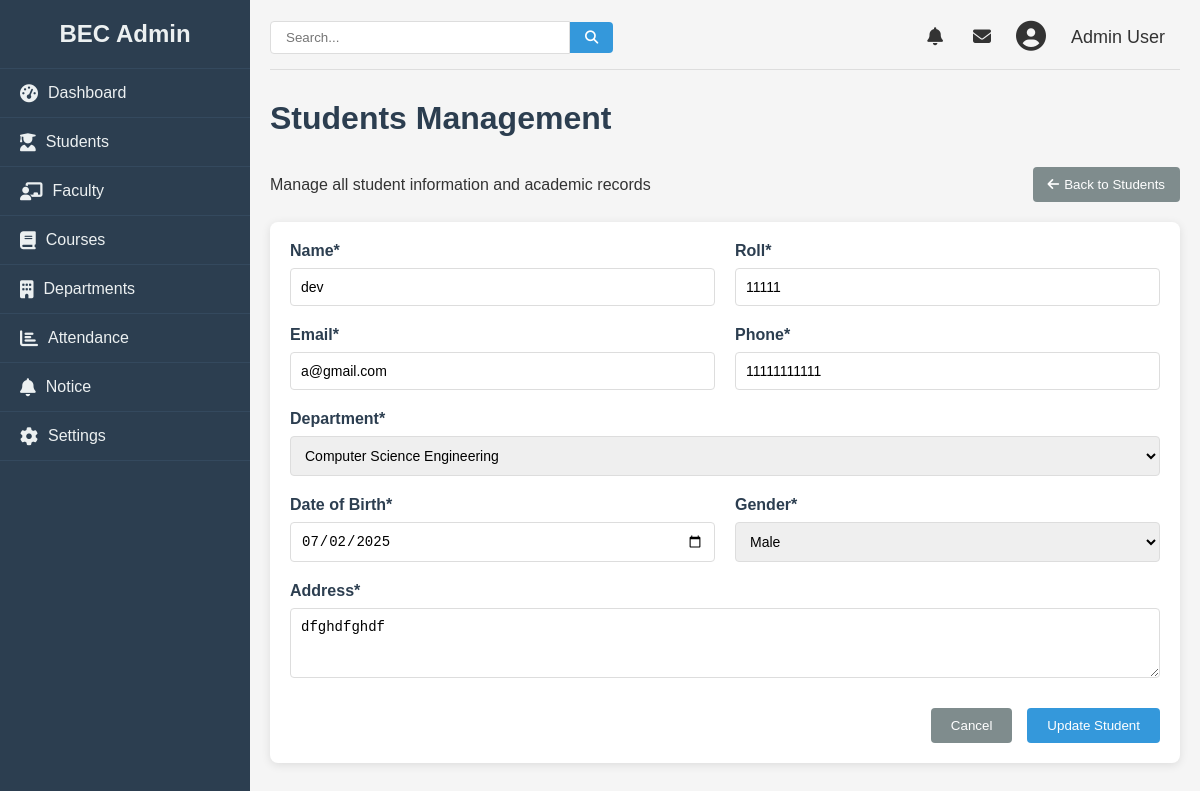
The app's page /admin/update/student/1 with its own data.
### college/model.py (models this page shows, shortened)
class Student(db.Model):
    id = db.Column(db.Integer, primary_key=True)
    name = db.Column(db.String(100), nullable=False)
    roll = db.Column(db.Integer, nullable=False)
    email = db.Column(db.String(100), unique=True, nullable=False)
    phone = db.Column(db.Integer, nullable=False)
    semester = db.Column(db.Integer, db.ForeignKey('semester.id'), nullable=False)
    dob = db.Column(db.Date, nullable=False)
    gender = db.Column(db.String, nullable=False)
    department = db.Column(db.String, nullable=False)
    address = db.Column(db.String, nullable=False)

### college/admin/update.py (the view, shortened to what this page needs)
@app.route("/admin/update/student/<id>", methods = ["GET", "POST"])
def updatestdn(id):
    student = Student.query.get(id)
    return render_template("addstudent.html", data= student, allsem = sem, departments= dep)

### college/admin/templates/addstudent.html (shortened to what this page needs)
{% from "macro/cmsnav.html" import cmsnav%}
{%extends "admbase.html"%}
{%block head%}
<link rel="stylesheet" href="{{url_for('static', filename='css/styles.css')}}">
<link rel="stylesheet" href="https://cdnjs.cloudflare.com/ajax/libs/font-awesome/6.4.0/css/all.min.css">
{%endblock%}
{%block content%}
<div class="container" w-tid="21">
    {{cmsnav()}}
    <main class="main-content" w-tid="111">
        <header class="top-header" w-tid="113">
            <div class="search-box" w-tid="115">
                <input type="text" placeholder="Search..." w-tid="117" />
                <button w-tid="119"><i class="fas fa-search" w-tid="121"></i></button>
            </div>
            <div class="user-profile" w-tid="123">
                <span class="notification" w-tid="125"><i class="fas fa-bell" w-tid="127"></i></span>
                <span class="message" w-tid="129"><i class="fas fa-envelope" w-tid="131"></i></span>
                <div class="profile-img" w-tid="133">
                    <i class="fas fa-user-circle" w-tid="135"></i>
                </div>
                <span class="username" w-tid="137">Admin User</span>
            </div>
        </header>
        <div id="dashboard-page" class="content-section" w-tid="139">
            <div class="dashboard" w-tid="141">
                <h1 w-tid="357">Students Management</h1>
                <div class="students-header" w-tid="359">
                    <p w-tid="361">Manage all student information and academic records</p>
                    <a style="text-decoration: none; color:white" href="/admin/student">
                        <button id="cancel-add-student" class="back-button" w-tid="1515">
                            <i class="fas fa-arrow-left" w-tid="1517"></i> Back to Students
                        </button>
                    </a>
                </div>
                <div class="student-form-container" w-tid="1519">
                    {%if data%}
                    <form id="add-student-form" method="POST" action="/admin/update/student/{{data.id}}" class="student-form"
                        w-tid="1521">
                        {%else%}
                        <form id="add-student-form" method="POST" action="/admin/addstudent" class="student-form"
                        w-tid="1521">
                        {%endif%}
                        <div class="form-row" w-tid="1523">
                            <div class="form-group" w-tid="1525">
                                <label for="new-firstName" w-tid="1527">Name*</label>
                                <input type="text" id="new-firstName" name="name" required="" w-tid="1529"
                                    value="{{data.name}}">
                            </div>
                            <div class="form-group" w-tid="1525">
                                <label for="new-firstName" w-tid="1527">Roll*</label>
                                <input type="text" id="new-firstName" name="roll" minlength='5' maxlength="10" required="" w-tid="1529" value="{{data.roll}}">
                            </div>
                        </div>
                        <div class="form-row" w-tid="1537">
                            <div class="form-group" w-tid="1539">
                                <label for="new-email" w-tid="1541">Email*</label>
                                <input type="email" id="new-email" name="email" required="" w-tid="1543" value="{{data.email}}">
                            </div>
                            <div class="form-group" w-tid="1545">
                                <label for="new-phone" w-tid="1547">Phone*</label>
                                <input type="tel" id="new-phone" minlength="10" maxlength="15" name="phone" required="" w-tid="1549"
                                value="{{data.phone}}">
                            </div>
                        </div>
                        <div class="form-row" w-tid="1551">
                            <div class="form-group" w-tid="1553">
                                <label for="new-department" w-tid="1555">Department*</label>
                                <select id="new-department" name="department" required="" w-tid="1557">
                                    {%for dep in departments%}
                                    <option {%if dep == data.department%}selected{%endif%} value="{{dep}}">{{dep}}</option>
                                    {%endfor%}
                                </select>
                            </div>
                        </div>
                        <div class="form-row" w-tid="1569">
                            <div class="form-group" w-tid="1571">
                                <label for="new-dob" w-tid="1573">Date of Birth*</label>
                                <input type="date" id="new-dob" name="dob" required="" w-tid="1575"
                                value="{{data.dob}}">
                            </div>
                            <div class="form-group" w-tid="1577">
                                <label for="new-gender" w-tid="1579">Gender*</label>
                                <select id="new-gender" name="gender" required="" w-tid="1581">
                                    {%set genders = ['Male', 'Female', 'Other']%}
                                    {%for gender in genders%}
                                    <option value="{{gender}}" {%if gender == data.gender%}selected{%endif%} w-tid="1585">{{gender}}</option>
                                    {%endfor%}
                                </select>
                            </div>
                        </div>
                        <div class="form-row" w-tid="1591">
                            <div class="form-group full-width" w-tid="1593">
                                <label for="new-address" w-tid="1595">Address*</label>
                                <textarea id="new-address" name="address" rows="3" required="" w-tid="1597" >{{data.address}}</textarea>
                            </div>
                        </div>
                        <div class="form-actions" w-tid="1599">
                            <a href="/admin/student"><button type="button" id="cancel-add-student" class="cancel-btn"
                                w-tid="1601">Cancel</button></a>
                            {%if data%}
                            <button type="submit" class="save-btn" w-tid="1603">Update Student</button>
                            {%else%}
                            <button type="submit" class="save-btn" w-tid="1603">Add Student</button>
                            {%endif%}
                        </div>
                    </form>
                </div>
            </div>
        </div>
    </main>
</div>
{%endblock%}

### college/static/css/styles.css (style rules this page uses)
* { margin: 0; padding: 0; box-sizing: border-box; }
body { font-family: Arial, sans-serif; background-color: #f5f5f5; color: #333; }
a { text-decoration: none; color:inherit; }
.container { display: flex; min-height: 100vh; }
.main-content { flex: 1; padding: 20px; }
.top-header { display: flex; justify-content: space-between; align-items: center; margin-bottom: 30px; padding-bottom: 15px; border-bottom: 1px solid #ddd; }
.search-box { display: flex; align-items: center; }
.search-box input { padding: 8px 15px; border: 1px solid #ddd; border-radius: 4px 0 0 4px; width: 300px; }
.search-box button { background: #3498db; color: white; border: none; padding: 8px 15px; border-radius: 0 4px 4px 0; cursor: pointer; }
.user-profile { display: flex; align-items: center; }
.user-profile span { margin: 0 15px; font-size: 18px; cursor: pointer; }
.profile-img { font-size: 30px; margin: 0 10px; }
.dashboard h1 { margin-bottom: 30px; color: #2c3e50; }
.content-section { display: none; }
#dashboard-page { display: block; }
.students-header { display: flex; justify-content: space-between; align-items: center; margin-bottom: 20px; }
.back-button { background-color: #7f8c8d; color: white; border: none; padding: 10px 15px; border-radius: 4px; cursor: pointer; display: flex; align-items: center; }
.back-button i { margin-right: 5px; }
.student-form-container { background: white; border-radius: 8px; padding: 20px; box-shadow: 0 2px 10px rgba(0, 0, 0, 0.1); }
.student-form { display: flex; flex-direction: column; gap: 20px; }
.form-row { display: flex; gap: 20px; }
.form-group { flex: 1; display: flex; flex-direction: column; }
.form-group.full-width { width: 100%; }
.form-group label { margin-bottom: 8px; font-weight: bold; color: #2c3e50; }
.form-group input, .form-group select, .form-group textarea { padding: 10px; border: 1px solid #ddd; border-radius: 4px; font-size: 14px; }
.form-group textarea { resize: vertical; }
.form-actions { display: flex; justify-content: flex-end; gap: 15px; margin-top: 10px; }
.cancel-btn { background-color: #7f8c8d; color: white; border: none; padding: 10px 20px; border-radius: 4px; cursor: pointer; }
.save-btn { background-color: #3498db; color: white; border: none; padding: 10px 20px; border-radius: 4px; cursor: pointer; }

### records on screen
Student: name "dev", roll "11111", email "a@gmail.com", phone "11111111111", department "Computer Science Engineering", dob "07/02/2025", gender "Male", address "dfghdfghdf"
